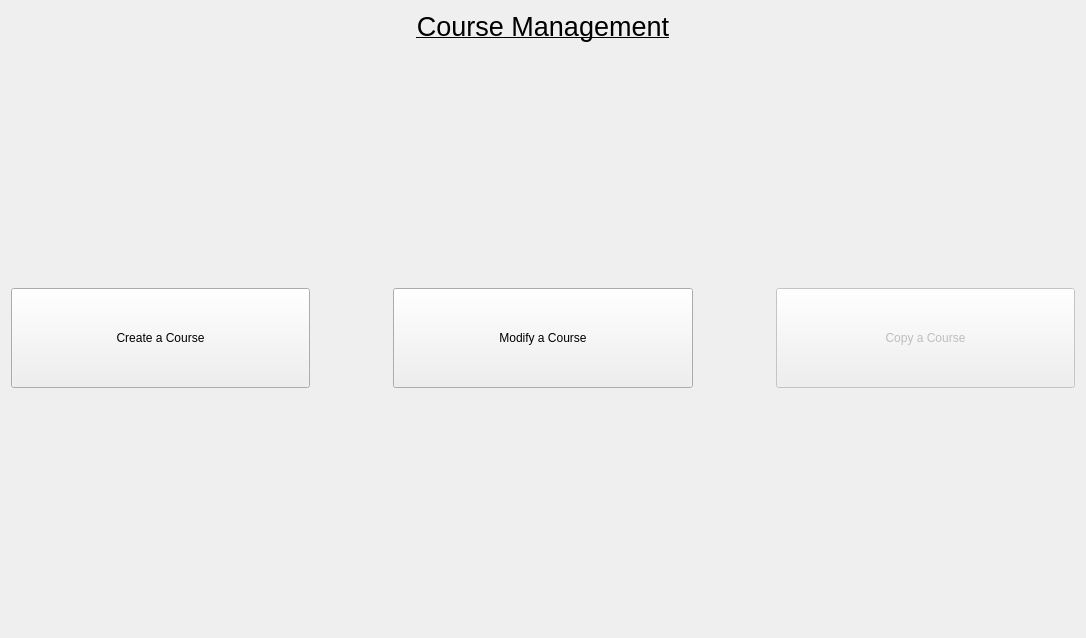
<?xml version="1.0" encoding="UTF-8"?>
<ui version="4.0">
 <class>AdminAssistantHomeScreen</class>
 <widget class="QWidget" name="AdminAssistantHomeScreen">
  <property name="geometry">
   <rect>
    <x>0</x>
    <y>0</y>
    <width>1086</width>
    <height>638</height>
   </rect>
  </property>
  <property name="windowTitle">
   <string>Form</string>
  </property>
  <layout class="QGridLayout" name="gridLayout">
   <item row="3" column="0">
    <spacer name="verticalSpacer">
     <property name="orientation">
      <enum>Qt::Vertical</enum>
     </property>
     <property name="sizeHint" stdset="0">
      <size>
       <width>20</width>
       <height>40</height>
      </size>
     </property>
    </spacer>
   </item>
   <item row="0" column="0">
    <widget class="QLabel" name="label">
     <property name="font">
      <font>
       <pointsize>20</pointsize>
       <weight>50</weight>
       <bold>false</bold>
       <underline>true</underline>
      </font>
     </property>
     <property name="text">
      <string>Course Management</string>
     </property>
     <property name="alignment">
      <set>Qt::AlignCenter</set>
     </property>
    </widget>
   </item>
   <item row="2" column="0">
    <layout class="QHBoxLayout" name="horizontalLayout_2">
     <property name="sizeConstraint">
      <enum>QLayout::SetDefaultConstraint</enum>
     </property>
     <item>
      <widget class="QPushButton" name="createCourseButton">
       <property name="minimumSize">
        <size>
         <width>100</width>
         <height>100</height>
        </size>
       </property>
       <property name="text">
        <string>Create a Course</string>
       </property>
      </widget>
     </item>
     <item>
      <spacer name="horizontalSpacer_3">
       <property name="orientation">
        <enum>Qt::Horizontal</enum>
       </property>
       <property name="sizeType">
        <enum>QSizePolicy::Fixed</enum>
       </property>
       <property name="sizeHint" stdset="0">
        <size>
         <width>77</width>
         <height>20</height>
        </size>
       </property>
      </spacer>
     </item>
     <item>
      <widget class="QPushButton" name="modifyCourseButton">
       <property name="minimumSize">
        <size>
         <width>100</width>
         <height>100</height>
        </size>
       </property>
       <property name="text">
        <string>Modify a Course</string>
       </property>
      </widget>
     </item>
     <item>
      <spacer name="horizontalSpacer_4">
       <property name="orientation">
        <enum>Qt::Horizontal</enum>
       </property>
       <property name="sizeType">
        <enum>QSizePolicy::Fixed</enum>
       </property>
       <property name="sizeHint" stdset="0">
        <size>
         <width>77</width>
         <height>20</height>
        </size>
       </property>
      </spacer>
     </item>
     <item>
      <widget class="QPushButton" name="copyCourseButton">
       <property name="enabled">
        <bool>false</bool>
       </property>
       <property name="minimumSize">
        <size>
         <width>100</width>
         <height>100</height>
        </size>
       </property>
       <property name="text">
        <string>Copy a Course</string>
       </property>
      </widget>
     </item>
    </layout>
   </item>
   <item row="1" column="0">
    <spacer name="verticalSpacer_2">
     <property name="orientation">
      <enum>Qt::Vertical</enum>
     </property>
     <property name="sizeHint" stdset="0">
      <size>
       <width>20</width>
       <height>40</height>
      </size>
     </property>
    </spacer>
   </item>
  </layout>
 </widget>
 <resources/>
 <connections/>
</ui>
